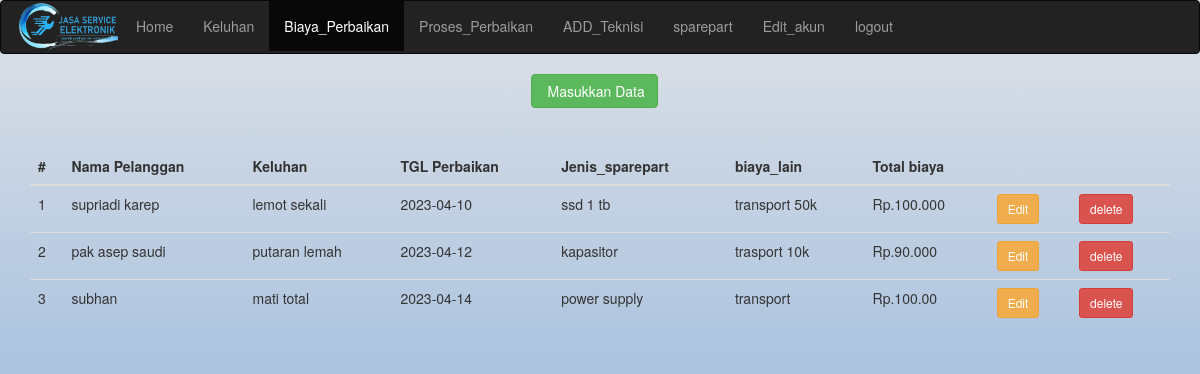
Page /UTS/biaya_perbaikan.php on the committed database.
### tables this page shows
CREATE TABLE `adminservise` (
  `id_admin` int(11) NOT NULL,
  `id_pelanggan` int(11) DEFAULT NULL,
  `id_keluhan` int(11) DEFAULT NULL,
  `tgl_perbaikan` date DEFAULT NULL,
  `id_sparepart` int(11) DEFAULT NULL,
  `biaya_lain` varchar(255) DEFAULT NULL,
  `total_biaya` varchar(255) DEFAULT NULL
);

CREATE TABLE `pelanggan` (
  `id_pelanggan` int(11) NOT NULL,
  `nama_pelanggan` varchar(200) DEFAULT NULL,
  `alamat_lengkap` varchar(255) DEFAULT NULL,
  `no_hp` varchar(15) DEFAULT NULL,
  `email` varchar(200) DEFAULT NULL,
  `paswords` varchar(200) DEFAULT NULL
);

CREATE TABLE `keluhan` (
  `id_keluhan` int(11) NOT NULL,
  `id_pelanggan` int(11) DEFAULT NULL,
  `tgl_keluhan` date DEFAULT NULL,
  `nama_perangkat` varchar(200) DEFAULT NULL,
  `merk` varchar(200) DEFAULT NULL,
  `keluhan_kerusakan` varchar(255) DEFAULT NULL,
  `file_kerusakan` varchar(255) DEFAULT NULL
);

CREATE TABLE `sparepart` (
  `id_sparepart` int(11) NOT NULL,
  `jenis_barang` varchar(255) DEFAULT NULL,
  `jumlah_barang` varchar(200) DEFAULT NULL,
  `kondisi_barang` varchar(200) DEFAULT NULL
);

### UTS/biaya_perbaikan.php (the view, shortened to what this page needs)
<!doctype html>
<html lang="en">
  <head>
    <link rel="stylesheet" type="text/css" href="style.css">
    <link rel="stylesheet" href="https://maxcdn.bootstrapcdn.com/bootstrap/3.4.1/css/bootstrap.min.css">
  <body >
  <nav class="navbar navbar-inverse">
    <div class="container-fluid">
      <div class="navbar-header">
        <img src="foto/logo.webp"  alt="logo" width="105">
      </div>
      <div class="collapse navbar-collapse" id="myNavbar">
        <ul class="nav navbar-nav">
          <li><a href="homeadmin.php">Home</a></li>
          <li ><a href="perbaikan.php">Keluhan</a></li>
          <li  class="active"><a href="biaya_perbaikan.php">Biaya_Perbaikan</a></li>
          <li ><a href="proses_perbaikan.php">Proses_Perbaikan</a></li>
          <li ><a href="addteknisi.php">ADD_Teknisi</a></li>
          <li ><a href="addsparepart.php">sparepart</a></li>
          <li ><a href="editakun.php">Edit_akun</a></li>
          <li ><a href="login.php">logout</a></li>
        </ul>
      </div>
    </div>
  </nav>
  <div class="container"  style=" text-align: center;">
<div class="row text-center" style=" text-align: center;">
 <button type="button" class="btn btn-success" onclick="window.location.href='databiayaperbaikan.php'"style="text-align: center;  justify-content: ">
&nbsp;Masukkan Data
</button>&nbsp;&nbsp;&nbsp;
</div>
</div><br><br>
    <div class="container mt-5">
        <table class="table">
            <thead>
                <?php $no=1;?>
                <tr>
                <th scope="col">#</th>
                <th scope="col">Nama Pelanggan</th>
                <th scope="col">Keluhan</th>
                <th scope="col">TGL Perbaikan</th>
                <th scope="col">Jenis_sparepart</th>
                <th scope="col">biaya_lain</th>
                <th scope="col">Total biaya</th>
                <th scope="col"></th>
                <th scope="col"></th>
                </tr>
            </thead>
            <tbody>
               <?php
               include_once "inc/config.php";
               $data = mysqli_query($connection,"SELECT *
               FROM adminservise
               INNER JOIN pelanggan ON adminservise.id_pelanggan = pelanggan.id_pelanggan
               INNER JOIN keluhan ON adminservise.id_keluhan = keluhan.id_keluhan
               INNER JOIN sparepart ON adminservise.id_sparepart= sparepart.id_sparepart ");
               foreach($data as $item): ?>
                <tr>
                    <td><?= $no++;?></td>
                    <td><?= $item['nama_pelanggan'] ?></td>
                    <td><?= $item['keluhan_kerusakan'] ?></td>
                    <td><?= $item['tgl_perbaikan'] ?></td>
                    <td><?= $item['jenis_barang'] ?></td>
                    <td><?= $item['biaya_lain'] ?></td>
                    <td><?= $item['total_biaya'] ?></td>
                    <td>
                        <a href="edit_biaya.php?id=<?= $item['id_admin'] ?>" class="btn btn-sm btn-warning">Edit</a>
                    </td>
                    <td> <a href="fungsi/delete_biaya.php?id=<?= $item['id_admin'] ?>" class="btn btn-sm btn-danger">delete</a></td>
                </tr>
               <?php endforeach ?>
            </tbody>
        </table>
    </div>
<br><br><br><br><b><b></b></b>
  </body>
</html>

### UTS/style.css (style rules this page uses)
html { height: 100%; width: 100%; }
body { height: 100%; width: 100%; background: linear-gradient(#dfe2e7, #6f9fd5); }

### rows in the picture
adminservise: id_pelanggan.nama_pelanggan "supriadi karep", id_keluhan.keluhan_kerusakan "lemot sekali", tgl_perbaikan "2023-04-10", id_sparepart.jenis_barang "ssd 1 tb", biaya_lain "transport 50k", total_biaya "Rp.100.000"
adminservise: id_pelanggan.nama_pelanggan "pak asep saudi", id_keluhan.keluhan_kerusakan "putaran lemah", tgl_perbaikan "2023-04-12", id_sparepart.jenis_barang "kapasitor", biaya_lain "trasport 10k", total_biaya "Rp.90.000"
adminservise: id_pelanggan.nama_pelanggan "subhan", id_keluhan.keluhan_kerusakan "mati total", tgl_perbaikan "2023-04-14", id_sparepart.jenis_barang "power supply", biaya_lain "transport", total_biaya "Rp.100.00"
